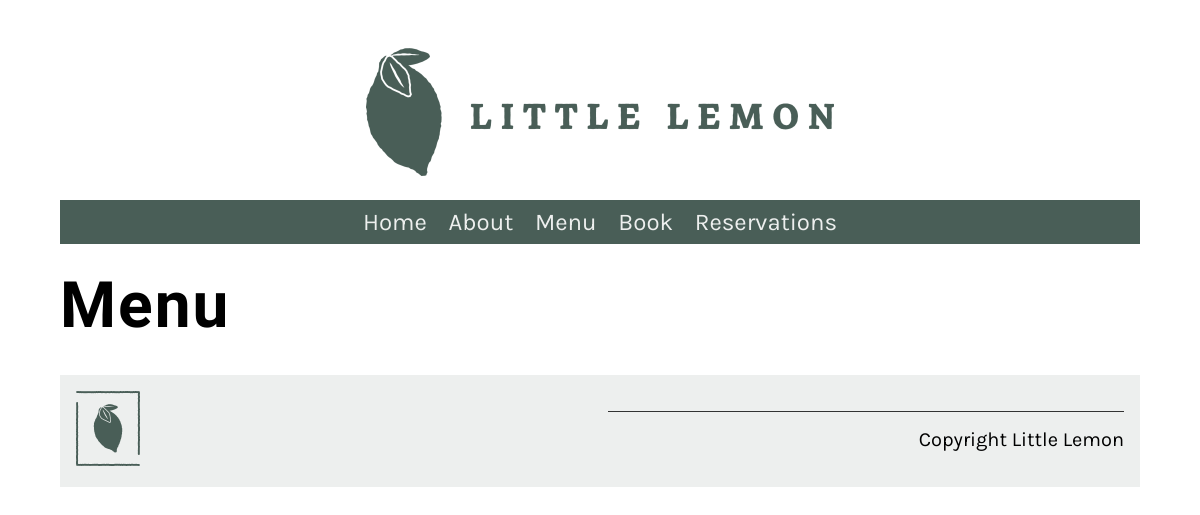
Page /booking/menu/ on the earlier database version.
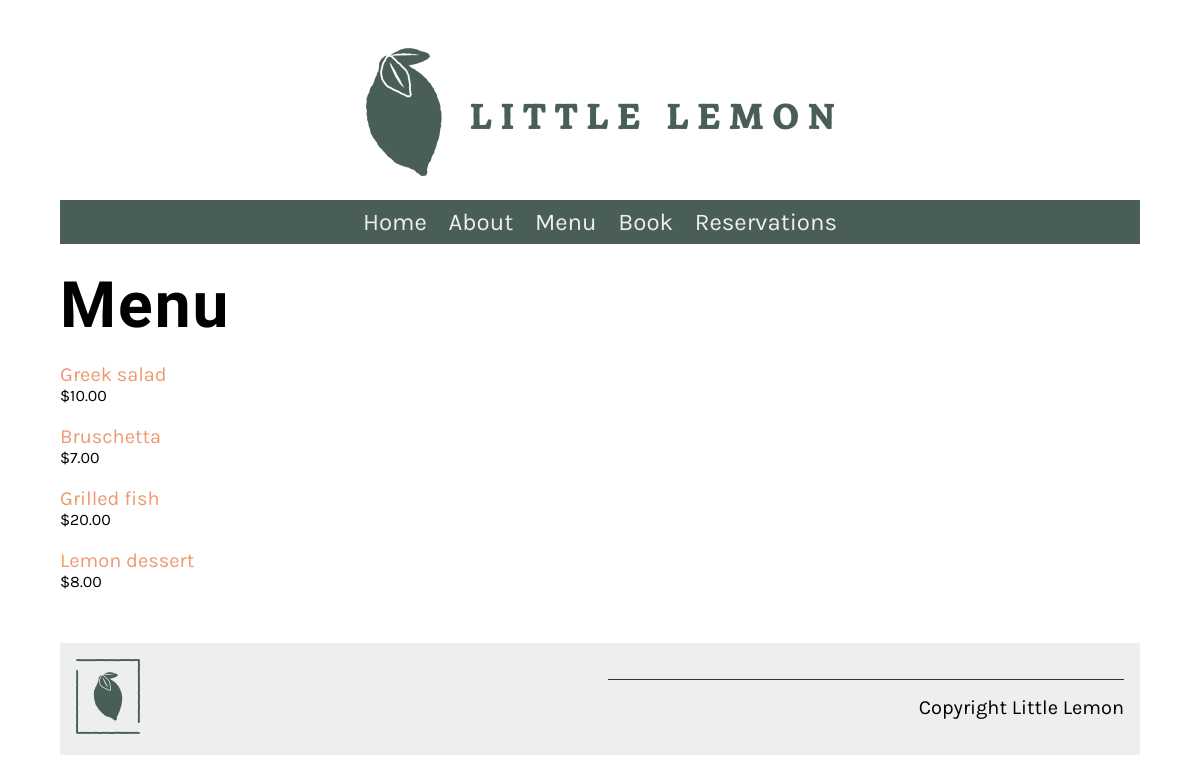
Same page on the later database version.
### booking_app/models.py (models this page shows)
class Menu(models.Model):
    item_name = models.CharField(max_length=200)
    category = models.CharField(max_length=200)
    description = models.TextField(max_length=1000, default='description will be added soon')
    price = models.IntegerField()

### booking_app/views.py (the view)
# urls.py: path('menu/', views.menu, name="menu"),
def menu(request):
    menu = Menu.objects.all()
    context = {'menu': menu}
    return render(request, 'menu.html', {'menu': context})

### booking_app/templates/menu.html
{% extends 'base.html' %}
{% load static %}
{% block content %}
<h1>Menu</h1>
<div class="column">
    {% for item in menu.menu %}
    <p>
        <a href="{% url 'menu_item' pk=item.pk %}">
            {{ item.item_name }}
            </a>
        <span class="menu-price">
            ${{ item.price }}.00
        </span>
    </p>
    {% endfor %}
</div>
{% endblock %}

### booking_app/templates/base.html (shortened to what this page needs)
{% load static %}
<!DOCTYPE html>
<html lang="en">
  <head>
    <link
      rel="preload"
      as="style"
      href="{% static 'css/style.css' %}"
      onload="this.rel = 'stylesheet'"
    />
  </head>
  <body>
    {% include 'partials/_header.html' %}
    <main>{% block content %} {% endblock %}</main>
    {% include 'partials/_footer.html' %}
  </body>
</html>

### booking_app/templates/partials/_header.html
{% load static %}
<header>
  <img src="{% static 'img/logo.png' %}" />
</header>
<nav>
  <ul>
    <li><a href="{% url 'home' %}">Home</a></li>
    <li><a href="{% url 'about' %}">About</a></li>
    <li><a href="{% url 'menu' %}">Menu</a></li>
    <li><a href="{% url 'book' %}">Book</a></li>
    <li><a href="{% url 'reservations' %}">Reservations</a></li>
  </ul>
</nav>

### booking_app/templates/partials/_footer.html
{% load static %}
<footer>
  <article>
    <img src="{% static 'img/logo_footer.png' %}" />
  </article>
  <article>
    <p>Copyright Little Lemon</p>
  </article>
</footer>

### booking_app/static/css/style.css (style rules this page uses)
body { font-family: 'Karla', sans-serif; margin-top: 3rem; margin-bottom: 3rem; margin-left: 5%; margin-right: 5%; }
h1, h2, h3, h4, h5, h6 { font-family: 'Markazi Text', serif; letter-spacing: 2px;; }
h1 { font-size: 4rem; margin-top: 1.5rem; margin-bottom: 0; }
p, ul { font-size: 1.25rem;; }
a { color: #EE9972; text-decoration: none; }
header img { display: block; margin-left: auto; margin-right: auto; max-width: 100%; height: auto; }
nav { background-color: #495E57; margin-top: 1rem; margin-bottom: 1rem; margin-bottom: 0px; }
nav ul { list-style: none; font-size: 1.5rem; text-align: center; padding-inline-start: 0rem; margin-bottom: 0px; }
nav ul li { display: inline-block; margin: 0.5rem; }
nav ul a { color: #EDEFEE; text-decoration: none; }
article { flex:1; }
article img { max-width: 100%; }
footer { background-color: #EDEFEE; padding: 1rem; display: flex; gap: 2rem 1rem; }
footer img { max-width: 50%; }
footer p { border-top: #333333; border-style: solid; border-width: 0.1rem; border-bottom: none; border-left: none; border-right: none; text-align: right; padding-top: 1rem;; }
.column { flex-basis: 50%; margin-bottom: 1rem; padding-bottom: 1rem; }
.menu-price { display: block; font-size: 1rem; }

Differences in the rows shown:
added Menu: item_name "Greek salad", price "10"
added Menu: item_name "Bruschetta", price "7"
added Menu: item_name "Grilled fish", price "20"
added Menu: item_name "Lemon dessert", price "8"
